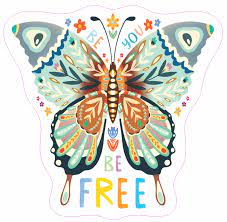
#> input picture session28/input/sticker.jpeg, 227 x 222 px, found by its file name
$ python face_detector_video.py
#> lines starting #> are read from the running program, lines starting #| are printed output that depends on the picture; after the words box and inside, x2 and y2 are one past the last pixel; in counts of white or black regions, pixels touching at a corner belong together
import cv2

cap = cv2.VideoCapture('obama.mp4')
image_sticker = cv2.imread('sticker.jpeg')
#> image_sticker is the input picture: shape (222, 227, 3); mean B, G, R 209.1, 218.4, 218.2

face_detector = cv2.CascadeClassifier(cv2.data.haarcascades + 'haarcascade_frontalface_default.xml')

while True:
    _, frame = cap.read()
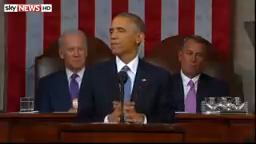
#> input picture frame 62 of session28/input/obama.mp4, 256 x 144 px
#> frame is the input picture: shape (144, 256, 3); mean B, G, R 44, 45.6, 71.8
    frame_gray = cv2.cvtColor(frame, cv2.COLOR_BGR2GRAY)
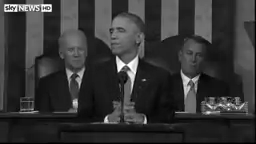
#> frame_gray: shape (144, 256); min 0, max 255, mean 53.2

    faces = face_detector.detectMultiScale(frame_gray, 1.3)
#> faces = [[62, 38, 27, 27], [181, 44, 26, 26]]

    for face in faces:
        x, y, w, h = face
        # cv2.rectangle(image_gray, [x, y], [x+w, y+h], 0, 4)
        sticker = cv2.resize(image_sticker, [w, h])
        frame[y:y+h, x:x+w] = sticker
#> this loop made 2 passes
#> pass 1, `sticker = cv2.resize(image_sticker, [w, h])`:
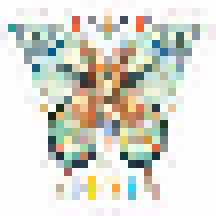
#> sticker: shape (27, 27, 3) (shown 8 times larger); mean B, G, R 209.6, 218.6, 218
#> pass 2, `sticker = cv2.resize(image_sticker, [w, h])`:
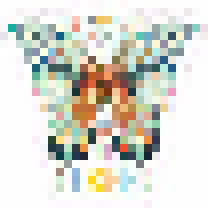
#> sticker: shape (26, 26, 3) (shown 8 times larger); mean B, G, R 208.1, 217.3, 217.5
#> after the loop:
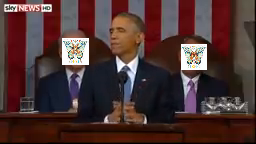
#> frame: shape (144, 256, 3); 3.81% of pixels changed, all inside (x1, y1, x2, y2) = (62, 38, 207, 70)


    cv2.imshow('result', frame)
    if cv2.waitKey(25) & 0xFF == ord('q'):
#> (key q is pressed here)
        break
